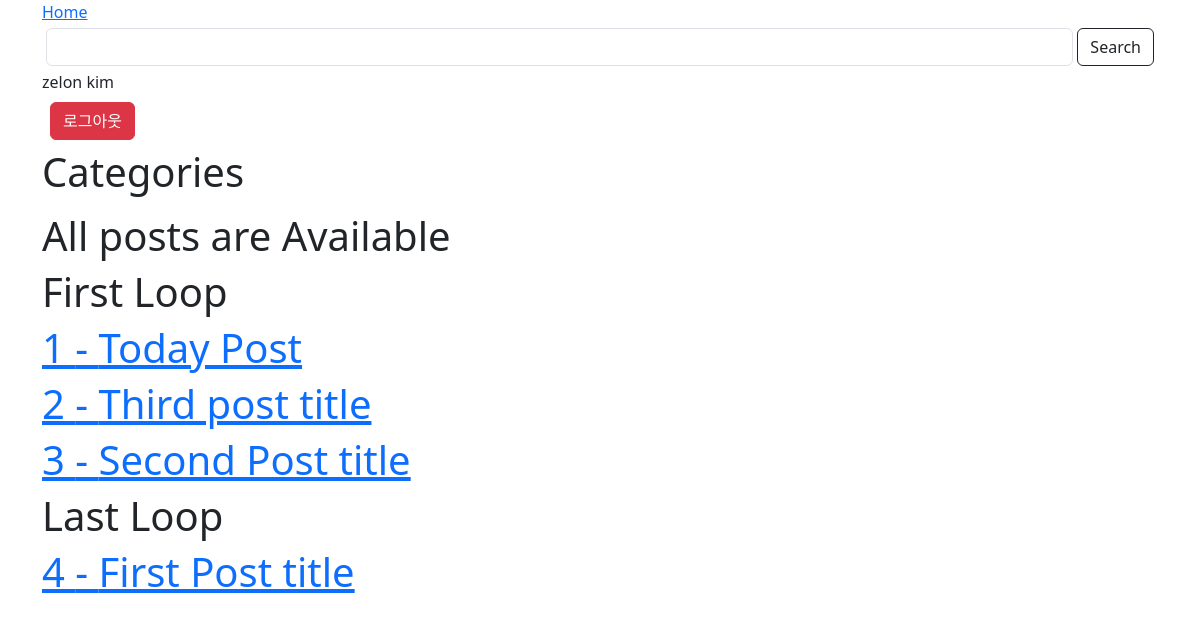
Page / (signed in) on the earlier database version.
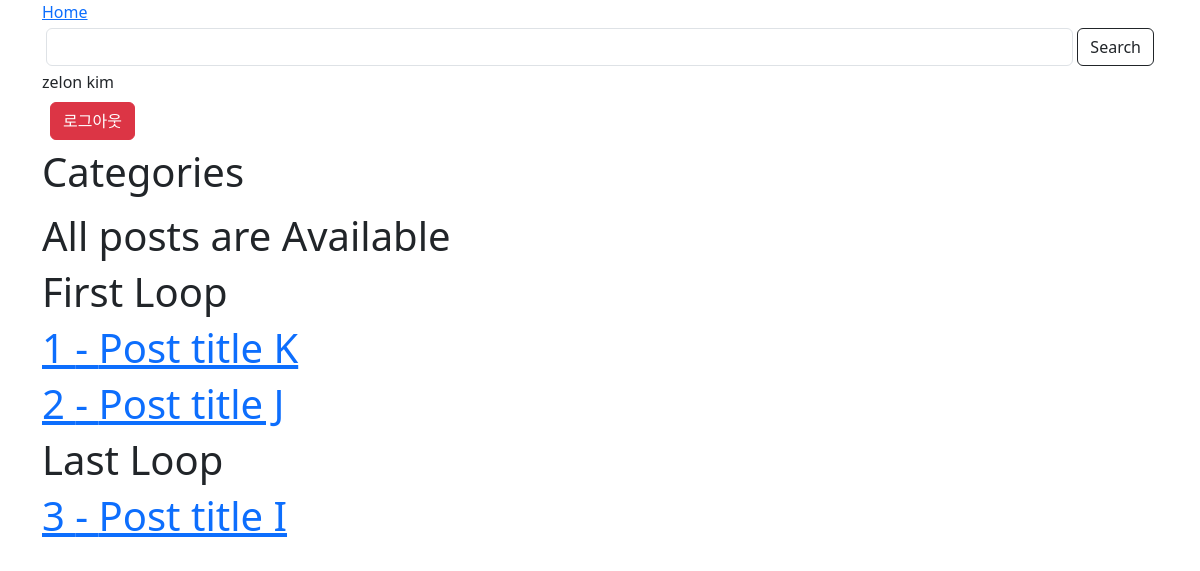
Same page on the later database version.
### posts/models.py (models this page shows, shortened)
class Post(models.Model):
    post_title = models.CharField(max_length=60)
    post_content = models.TextField()
    published_date = models.DateField(auto_now=True)
    tags = models.ManyToManyField(Tag)
    post_image = models.ImageField(upload_to='post', default='post/1.png')

### posts/views.py (the view)
# urls.py: path("", home),
def home(request):
    if not request.user.is_authenticated:
        return HttpResponseRedirect('/accounts/login/')
    else:
        all_posts = Post.objects.all().order_by('-id')
        paginator = Paginator(all_posts, 3, orphans=1)
        page_number = request.GET.get('p', 2)
        page_obj = paginator.get_page(page_number)
        return render(request, 'posts/home.html', {'posts': page_obj, 'total': all_posts.count()})

### posts/context_processors.py (called while the page is built)
def categories(request):
    return {'writer': 'zelonKim'}

### posts/templates/posts/home.html (shortened to what this page needs)
{% extends 'base.html' %} {% load static %} {% block body %} {% block cate %}
<h1>Categories</h1>
{% endblock %}
{% if posts %}
<h1>All posts are Available</h1>
{% for post in posts %} {% if forloop.first %}
<h1>First Loop</h1>
{% endif %} {% if forloop.last %}
<h1>Last Loop</h1>
{% endif %}
<a href="http://127.0.0.1:8000/posts/{{ post.id }}">
  <h1>{{forloop.counter}} - {{ post.post_title }}</h1>
</a>
{% endfor %} {% elif posts|length == 0 %}
<h1>Inside elif post</h1>
{% else %}
<h1>No posts</h1>
{% endif %}
{% endblock %}

Differences in the rows shown:
no longer on this page (row unchanged): Post: shows "First Loop", post_title "Today Post"
no longer on this page (row unchanged): Post: post_title "Third post title"
no longer on this page (row unchanged): Post: post_title "Second Post title"
no longer on this page (row edited): Post: shows "Last Loop", post_title "First Post title"
added Post: shows "First Loop", post_title "Post title K"
added Post: post_title "Post title J"
added Post: shows "Last Loop", post_title "Post title I"
